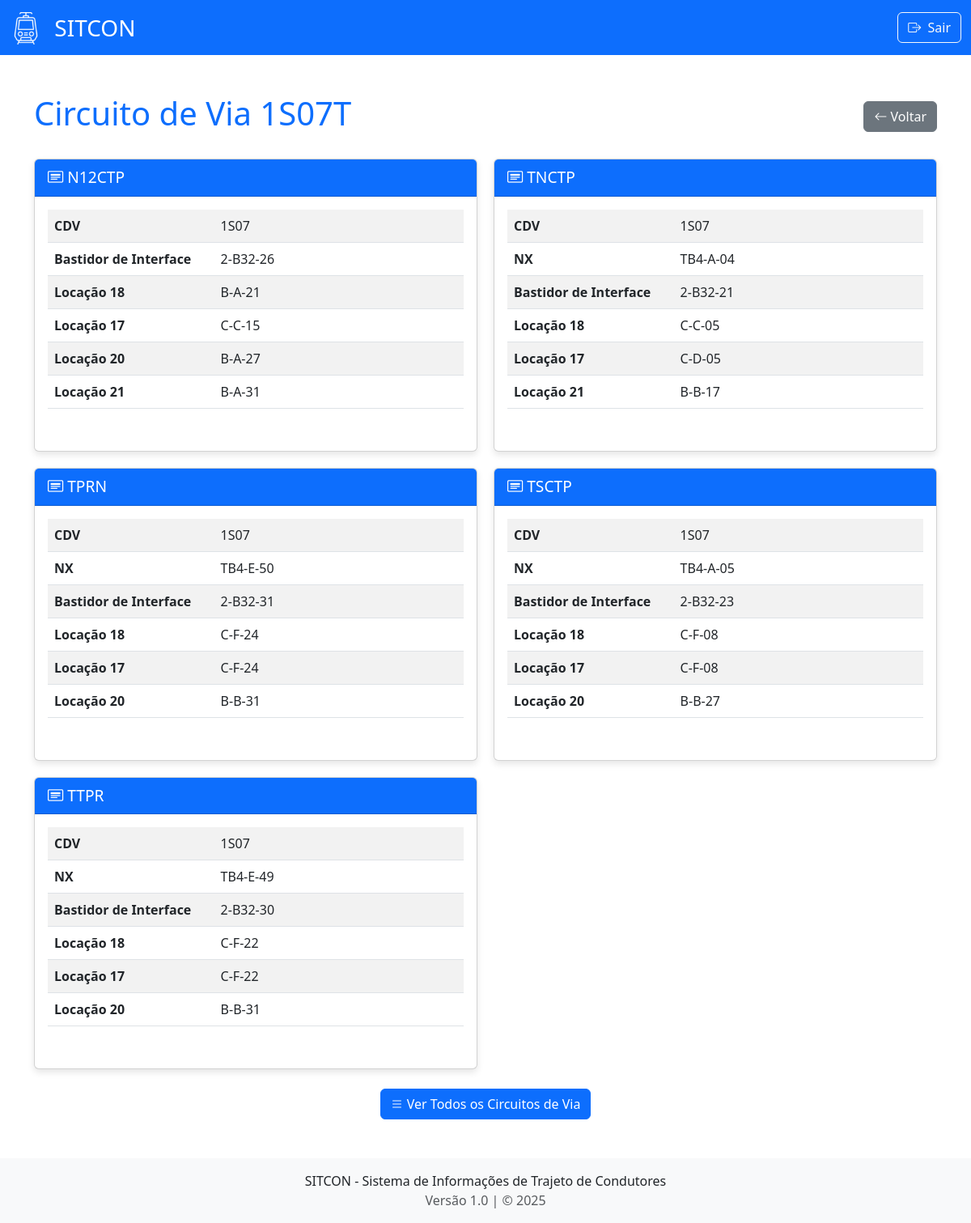
The app's page /cdv/1S07 (signed in) with its own data.
### models.py (models this page shows, shortened)
class CDV(db.Model):
    __tablename__ = 'cdv'
    idcdv = db.Column(db.String(5), primary_key=True)
    tipo = db.Column(db.String(6), primary_key=True)
    L1 = db.Column(db.String(8), nullable=True)
    L2 = db.Column(db.String(8), nullable=True)
    L3 = db.Column(db.String(8), nullable=True)
    L4 = db.Column(db.String(8), nullable=True)
    L5 = db.Column(db.String(8), nullable=True)
    L6 = db.Column(db.String(8), nullable=True)
    L7 = db.Column(db.String(8), nullable=True)
    L8 = db.Column(db.String(8), nullable=True)
    L9 = db.Column(db.String(8), nullable=True)
    L10 = db.Column(db.String(8), nullable=True)
    tower = db.Column(db.String(8), nullable=True)
    interface = db.Column(db.String(8), nullable=True)
    L14 = db.Column(db.String(8), nullable=True)
    L15 = db.Column(db.String(8), nullable=True)
    L16 = db.Column(db.String(8), nullable=True)
    L18 = db.Column(db.String(8), nullable=True)
    L17 = db.Column(db.String(8), nullable=True)
    L20 = db.Column(db.String(8), nullable=True)
    L21 = db.Column(db.String(8), nullable=True)
    L22 = db.Column(db.String(8), nullable=True)
    L23 = db.Column(db.String(8), nullable=True)

### app.py (the view)
@app.route('/cdv/<cdv_id>')
def cdv_detail(cdv_id):
    if not session.get('logado'):
        return redirect(url_for('login'))
    TRADUCAO_CAMPOS = {
        'idcdv': 'CDV',
        'tipo': 'Tipo',
        'L1': 'Locação 1',
        'L2': 'Locação 2',
        'L3': 'Locação 3',
        'L4': 'Locação 4',
        'L5': 'Locação 5',
        'L6': 'Locação 6',
        'L7': 'Locação 7',
        'L8': 'Locação 8',
        'L9': 'Locação 9',
        'L10': 'Locação 10',
        'tower': 'NX',
        'interface': 'Bastidor de Interface',
        'L14': 'Locação 14',
        'L15': 'Locação 15',
        'L16': 'Locação 16',
        'L18': 'Locação 18',
        'L17': 'Locação 17',
        'L20': 'Locação 20',
        'L21': 'Locação 21',
        'L22': 'Locação 22',
        'L23': 'Locação 23'
    }
    registros = CDV.query.filter_by(idcdv=cdv_id).all()
    if not registros:
        flash(f'CDV {cdv_id} não encontrado', 'warning')
        return redirect(url_for('cdv'))
    dados = []
    for registro in registros:
        campos_registro = {}
        for coluna in CDV.__table__.columns:
            nome_original = coluna.name
            nome_amigavel = TRADUCAO_CAMPOS.get(nome_original, nome_original)
            valor = getattr(registro, nome_original)
            if valor not in [None, '']:
                campos_registro[nome_amigavel] = valor
        dados.append(campos_registro)
    return render_template('cdv_detail.html',
                         cdv_id=cdv_id,
                         registros=dados)

### templates/cdv_detail.html (shortened to what this page needs)
<!DOCTYPE html>
<html lang="pt-BR">
  <head>
    <link
      href="https://cdn.jsdelivr.net/npm/bootstrap@5.3.0/dist/css/bootstrap.min.css"
      rel="stylesheet"
    />
    <link
      rel="stylesheet"
      href="https://cdn.jsdelivr.net/npm/bootstrap-icons@1.10.0/font/bootstrap-icons.css"
    />
  </head>
  <body>
    <nav class="navbar bg-primary navbar-dark">
      <div class="container-fluid">
        <a class="navbar-brand" href="/sitcon" style="font-size: 28px">
          <img
            src="{{ url_for('static', filename='images/train3.png') }}"
            alt="Logo SITCON"
            width="40"
            height="40"
            class="d-inline-block align-text-top me-2"
          />
          SITCON
        </a>
        <div class="d-flex">
          <a href="{{ url_for('logout') }}" class="btn btn-outline-light">
            <i class="bi bi-box-arrow-right me-1"></i> Sair
          </a>
        </div>
      </div>
    </nav>
    <div class="container mt-5">
      <div class="d-flex justify-content-between align-items-center mb-4">
        <h1 class="text-primary">Circuito de Via {{ cdv_id }}T</h1>
        <a href="/cdv" class="btn btn-secondary">
          <i class="bi bi-arrow-left"></i> Voltar
        </a>
      </div>
      <div class="registro-grid">
        {% for registro in registros %}
        <div class="card">
          <div class="card-header bg-primary text-white">
            <i class="bi bi-card-heading"></i>
            {{ registro.pop('Tipo', 'Configuração ' + loop.index|string) }}
          </div>
          <div class="card-body">
            <div class="table-responsive">
              <table class="table table-striped">
                <tbody>
                  {% if registro %}
                    {% for nome, valor in registro.items() %}
                      {% if nome != 'tipo' %}
                      <tr>
                        <td width="40%"><strong>{{ nome }}</strong></td>
                        <td>{{ valor }}</td>
                      </tr>
                      {% endif %}
                    {% endfor %}
                  {% else %}
                    <tr>
                      <td colspan="2" class="text-center">Nenhum dado disponível</td>
                    </tr>
                  {% endif %}
                </tbody>
              </table>
            </div>
          </div>
        </div>
        {% endfor %}
      </div>
      <div class="text-center mt-4">
        <a href="/cdv" class="btn btn-primary">
          <i class="bi bi-list"></i> Ver Todos os Circuitos de Via
        </a>
      </div>
    </div>
    <footer class="mt-5 py-3 bg-light">
      <div class="container text-center">
        <p class="mb-0">SITCON - Sistema de Informações de Trajeto de Condutores</p>
        <p class="mb-0 text-muted">Versão 1.0 | &copy; 2025</p>
      </div>
    </footer>
  </body>
</html>

### templates/cdv_detail.html (style rules this page uses)
.card-header { font-size: 1.2rem; }
.card { box-shadow: 0 4px 8px rgba(0, 0, 0, 0.1); height: 100%; margin-bottom: 20px; }
.table-responsive { max-height: 300px; overflow-y: auto; }
.registro-grid { display: grid; grid-template-columns: repeat(2, 1fr); gap: 20px; }

### records on screen
CDV: pop "N12CTP", nome "CDV", idcdv "1S07", nome "Bastidor de Interface", interface "2-B32-26", nome "Locação 18", L18 "B-A-21", nome "Locação 17", L17 "C-C-15", nome "Locação 20", L20 "B-A-27", nome "Locação 21", L21 "B-A-31"
CDV: pop "TNCTP", nome "CDV", idcdv "1S07", nome "NX", tower "TB4-A-04", nome "Bastidor de Interface", interface "2-B32-21", nome "Locação 18", L18 "C-C-05", nome "Locação 17", L17 "C-D-05", nome "Locação 21", L21 "B-B-17"
CDV: pop "TPRN", nome "CDV", idcdv "1S07", nome "NX", tower "TB4-E-50", nome "Bastidor de Interface", interface "2-B32-31", nome "Locação 18", L18 "C-F-24", nome "Locação 17", L17 "C-F-24", nome "Locação 20", L20 "B-B-31"
CDV: pop "TSCTP", nome "CDV", idcdv "1S07", nome "NX", tower "TB4-A-05", nome "Bastidor de Interface", interface "2-B32-23", nome "Locação 18", L18 "C-F-08", nome "Locação 17", L17 "C-F-08", nome "Locação 20", L20 "B-B-27"
CDV: pop "TTPR", nome "CDV", idcdv "1S07", nome "NX", tower "TB4-E-49", nome "Bastidor de Interface", interface "2-B32-30", nome "Locação 18", L18 "C-F-22", nome "Locação 17", L17 "C-F-22", nome "Locação 20", L20 "B-B-31"

### other values on screen
{{ cdv_id }} "1S07"
